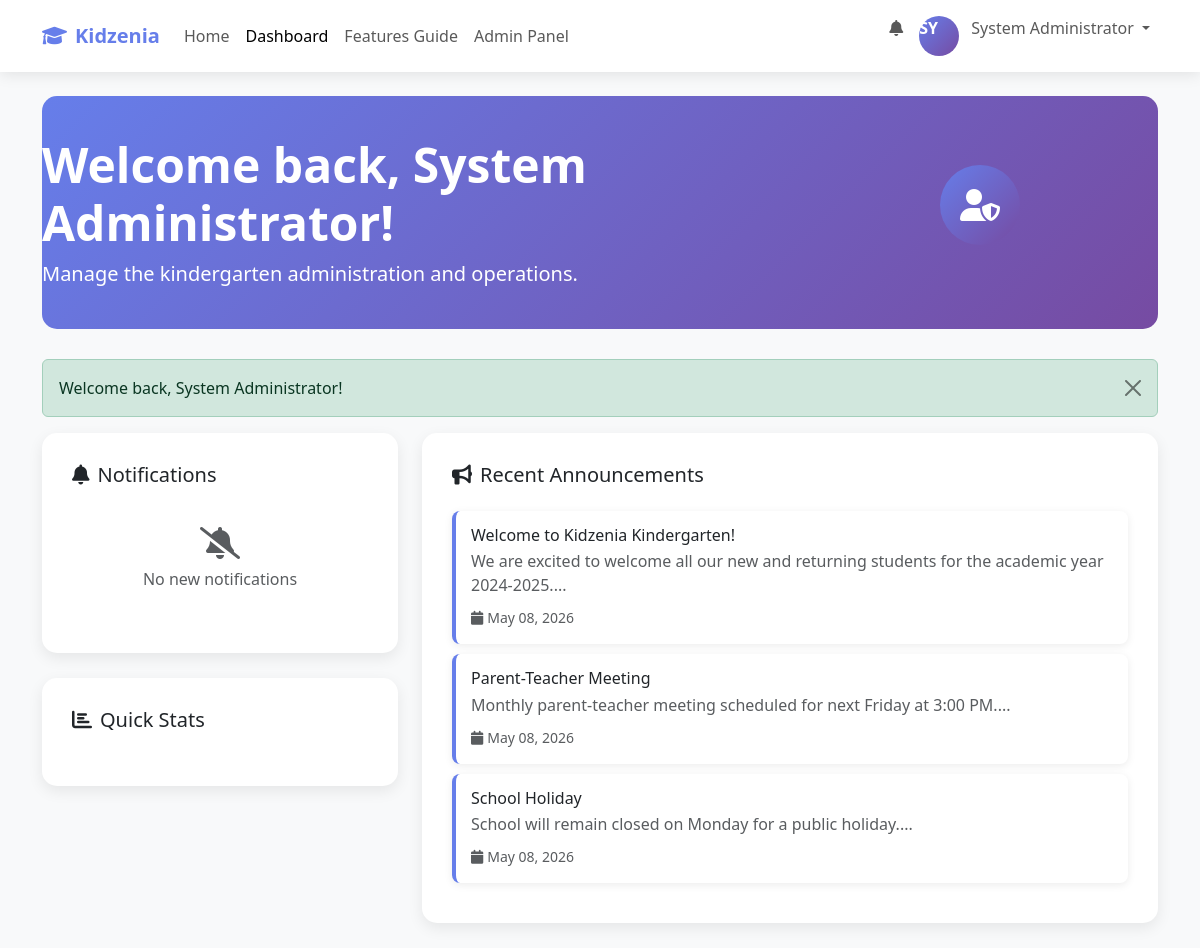
/dashboard.php (signed in), run on the app's committed database.
### tables this page shows
CREATE TABLE announcements (
    id INT PRIMARY KEY AUTO_INCREMENT,
    title VARCHAR(255) NOT NULL,
    content TEXT NOT NULL,
    type ENUM('general', 'urgent', 'event', 'holiday') DEFAULT 'general',
    target_audience ENUM('all', 'parents', 'teachers', 'admin') DEFAULT 'all',
    author_id INT,
    publish_date DATE NOT NULL,
    expiry_date DATE,
    is_active BOOLEAN DEFAULT TRUE,
    created_at TIMESTAMP DEFAULT CURRENT_TIMESTAMP,
    FOREIGN KEY (author_id) REFERENCES users(id) ON DELETE SET NULL
);

### config/functions.php (called while the page is built, shortened)
<?php
function is_admin() {
    return isset($_SESSION['role']) && $_SESSION['role'] == 'admin';
}
function get_flash_message() {
    if (isset($_SESSION['flash'])) {
        $flash = $_SESSION['flash'];
        return $flash;
    }
    return null;
}
function format_date($date) {
    return date('M d, Y', strtotime($date));
}
?>

### dashboard.php (the view, shortened to what this page needs)
<?php
try {
    $database = new Database();
    $db = $database->getConnection();
    $user_id = $_SESSION['user_id'];
    $user_role = $_SESSION['user_role'];
    $unread_notifications = get_unread_notifications($user_id);
    if ($user_role == 'parent') {
        $announcements_query = "SELECT * FROM announcements WHERE (target_audience = 'all' OR target_audience = 'parents') AND is_active = 1 AND publish_date <= CURDATE() ORDER BY created_at DESC LIMIT 5";
    } elseif ($user_role == 'teacher') {
        $announcements_query = "SELECT * FROM announcements WHERE (target_audience = 'all' OR target_audience = 'teachers') AND is_active = 1 AND publish_date <= CURDATE() ORDER BY created_at DESC LIMIT 5";
    } else {
        $announcements_query = "SELECT * FROM announcements WHERE is_active = 1 AND publish_date <= CURDATE() ORDER BY created_at DESC LIMIT 5";
    }
    $announcements_stmt = $db->prepare($announcements_query);
    $announcements_stmt->execute();
    $recent_announcements = $announcements_stmt->fetchAll(PDO::FETCH_ASSOC);
} catch(PDOException $exception) {
    $error_message = "Error loading dashboard data: " . $exception->getMessage();
}
?>
<!DOCTYPE html>
<html lang="en">
<head>
    <link href="https://cdn.jsdelivr.net/npm/bootstrap@5.3.0/dist/css/bootstrap.min.css" rel="stylesheet">
    <link href="https://cdnjs.cloudflare.com/ajax/libs/font-awesome/6.0.0/css/all.min.css" rel="stylesheet">
</head>
<body>
    <nav class="navbar navbar-expand-lg navbar-light">
        <div class="container">
            <a class="navbar-brand" href="index.php">
                <i class="fas fa-graduation-cap me-2"></i>Kidzenia
            </a>
            <div class="collapse navbar-collapse" id="navbarNav">
                <ul class="navbar-nav me-auto">
                    <li class="nav-item">
                        <a class="nav-link" href="index.php">Home</a>
                    </li>
                    <li class="nav-item">
                        <a class="nav-link active" href="dashboard.php">Dashboard</a>
                    </li>
                    <li class="nav-item">
                        <a class="nav-link" href="readme.php">Features Guide</a>
                    </li>
                    <?php if (is_admin()): ?>
                        <li class="nav-item">
                            <a class="nav-link" href="admin/">Admin Panel</a>
                        </li>
                    <?php endif; ?>
                </ul>
                <ul class="navbar-nav">
                    <li class="nav-item position-relative">
                        <a class="nav-link" href="#">
                            <i class="fas fa-bell"></i>
                        </a>
                    </li>
                    <li class="nav-item dropdown">
                        <a class="nav-link dropdown-toggle" href="#" role="button" data-bs-toggle="dropdown">
                            <div class="user-avatar d-inline-block me-2">
                                <?php echo strtoupper(substr($_SESSION['full_name'], 0, 2)); ?>
                            </div>
                            <?php echo htmlspecialchars($_SESSION['full_name']); ?>
                        </a>
                    </li>
                </ul>
            </div>
        </div>
    </nav>
    <div class="container mt-4">
        <div class="dashboard-header">
            <div class="row align-items-center">
                <div class="col-md-8">
                    <h1 class="display-5 fw-bold">Welcome back, <?php echo htmlspecialchars($_SESSION['full_name']); ?>!</h1>
                    <p class="lead mb-0">
                        <?php
                        if ($user_role == 'parent') {
                            echo "Here's an overview of your children's activities and progress.";
                        } elseif ($user_role == 'teacher') {
                            echo "Manage your classes and track student attendance.";
                        } else {
                            echo "Manage the kindergarten administration and operations.";
                        }
                        ?>
                    </p>
                </div>
                <div class="col-md-4 text-center">
                    <div class="stat-icon" style="width: 80px; height: 80px; font-size: 2rem; margin: 0 auto;">
                        <i class="fas fa-<?php echo $user_role == 'parent' ? 'users' : ($user_role == 'teacher' ? 'chalkboard-teacher' : 'user-shield'); ?>"></i>
                    </div>
                </div>
            </div>
        </div>
        <?php
        $flash = get_flash_message();
        if ($flash):
            foreach ($flash as $type => $message):
        ?>
            <div class="alert alert-<?php echo $type; ?> alert-dismissible fade show" role="alert">
                <?php echo $message; ?>
                <button type="button" class="btn-close" data-bs-dismiss="alert"></button>
            </div>
        <?php
            endforeach;
        endif;
        ?>
        <div class="row">
            <div class="col-lg-4">
                <div class="welcome-card">
                    <h5 class="mb-4">
                        <i class="fas fa-bell me-2"></i>Notifications
                    </h5>
                    <?php if (!empty($unread_notifications)): ?>
                        <?php foreach ($unread_notifications as $notification): ?>
                            <div class="notification-item unread">
                                <h6 class="mb-1"><?php echo htmlspecialchars($notification['title']); ?></h6>
                                <p class="text-muted small mb-1"><?php echo htmlspecialchars($notification['message']); ?></p>
                                <small class="text-muted"><?php echo format_date($notification['created_at']); ?></small>
                            </div>
                        <?php endforeach; ?>
                    <?php else: ?>
                        <div class="text-center text-muted py-3">
                            <i class="fas fa-bell-slash fa-2x mb-2"></i>
                            <p>No new notifications</p>
                        </div>
                    <?php endif; ?>
                </div>
                <div class="welcome-card">
                    <h5 class="mb-4"><i class="fas fa-chart-bar me-2"></i>Quick Stats</h5>
                </div>
            </div>
            <div class="col-lg-8">
                <div class="welcome-card">
                    <h5 class="mb-4"><i class="fas fa-bullhorn me-2"></i>Recent Announcements</h5>
                    <?php if (!empty($recent_announcements)): ?>
                        <?php foreach ($recent_announcements as $announcement): ?>
                            <div class="notification-item">
                                <h6 class="mb-1"><?php echo htmlspecialchars($announcement['title']); ?></h6>
                                <p class="text-muted mb-2"><?php echo htmlspecialchars(substr($announcement['content'], 0, 150)) . '...'; ?></p>
                                <small class="text-muted">
                                    <i class="fas fa-calendar me-1"></i><?php echo format_date($announcement['publish_date']); ?>
                                </small>
                            </div>
                        <?php endforeach; ?>
                    <?php endif; ?>
                </div>
            </div>
        </div>
    </div>
</body>
</html>

### dashboard.php (style rules this page uses)
:root { --primary-color: #667eea; --secondary-color: #764ba2; }
body { font-family: 'Segoe UI', Tahoma, Geneva, Verdana, sans-serif; background-color: #f8f9fa; }
.navbar { background: white !important; box-shadow: 0 2px 15px rgba(0,0,0,0.1); }
.navbar-brand { font-weight: 700; color: var(--primary-color) !important; }
.dashboard-header { background: linear-gradient(135deg, var(--primary-color) 0%, var(--secondary-color) 100%); color: white; padding: 40px 0; border-radius: 15px; margin-bottom: 30px; }
.welcome-card { background: white; border-radius: 15px; padding: 30px; box-shadow: 0 5px 15px rgba(0,0,0,0.08); margin-bottom: 25px; }
.notification-item { background: white; border-left: 4px solid var(--primary-color); border-radius: 8px; padding: 15px; margin-bottom: 10px; box-shadow: 0 2px 8px rgba(0,0,0,0.08); transition: all 0.3s; }
.stat-icon { width: 50px; height: 50px; border-radius: 50%; background: linear-gradient(135deg, var(--primary-color) 0%, var(--secondary-color) 100%); color: white; display: flex; align-items: center; justify-content: center; margin: 0 auto 15px; font-size: 1.3rem; }
.user-avatar { width: 40px; height: 40px; border-radius: 50%; background: linear-gradient(135deg, var(--primary-color) 0%, var(--secondary-color) 100%); color: white; display: flex; align-items: center; justify-content: center; font-weight: 600; }

### data on the page
announcements: title "Welcome to Kidzenia Kindergarten!", content "We are excited to welcome all our new and returning students for the academic year 2024-2025.", publish_date "May 08, 2026"
announcements: title "Parent-Teacher Meeting", content "Monthly parent-teacher meeting scheduled for next Friday at 3:00 PM.", publish_date "May 08, 2026"
announcements: title "School Holiday", content "School will remain closed on Monday for a public holiday.", publish_date "May 08, 2026"

### other printed values
substr($_SESSION['full_name'], 0, 2) "SY"
$_SESSION['full_name'] "System Administrator"
$message "Welcome back, System Administrator!"
